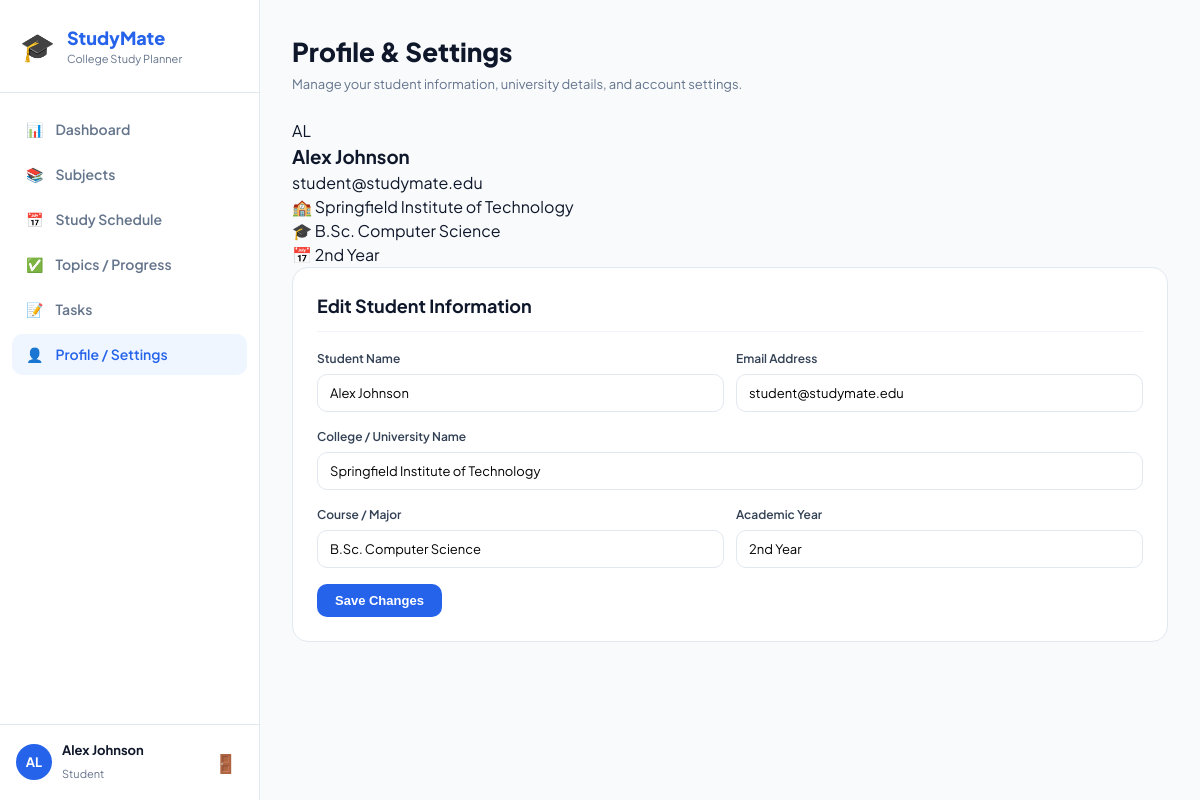
Screenshot of /profile (signed in) with the database file from the repository.
### tables this page shows
CREATE TABLE users (
    id INTEGER PRIMARY KEY AUTOINCREMENT,
    name TEXT NOT NULL,
    email TEXT UNIQUE NOT NULL,
    password TEXT NOT NULL,
    college TEXT DEFAULT 'Springfield Institute of Technology',
    course TEXT DEFAULT 'B.Sc. Computer Science',
    year TEXT DEFAULT '2nd Year',
    created_at TIMESTAMP DEFAULT CURRENT_TIMESTAMP
);

### app.py (the view, shortened to what this page needs)
@app.route("/profile", methods=["GET", "POST"])
def profile():
    if "user_id" not in session:
        return redirect(url_for("login"))
    user_id = session["user_id"]
    conn = get_db_connection()
    user = conn.execute("SELECT * FROM users WHERE id = ?", (user_id,)).fetchone()
    conn.close()
    return render_template("profile.html", user=user)

### app.py (called while the page is built)
def get_db_connection():
    conn = sqlite3.connect(DATABASE)
    conn.row_factory = sqlite3.Row  # Enables access by column name (e.g., row['name'])
    return conn

### templates/profile.html (shortened to what this page needs)
{% extends "base.html" %}
{% block content %}
<div class="page-header">
  <h1>Profile & Settings</h1>
  <p class="subtitle">Manage your student information, university details, and account settings.</p>
</div>
<div class="profile-layout">
  <div class="profile-card">
    <div class="profile-avatar-large">
      {{ user['name'][:2] | upper if user['name'] else 'ST' }}
    </div>
    <h3>{{ user['name'] }}</h3>
    <p class="text-muted">{{ user['email'] }}</p>
    <div class="profile-meta">
      <p>🏫 {{ user['college'] }}</p>
      <p>🎓 {{ user['course'] }}</p>
      <p>📅 {{ user['year'] }}</p>
    </div>
  </div>
  <div class="card profile-form-card">
    <div class="card-header">
      <h2>Edit Student Information</h2>
    </div>
    <form action="{{ url_for('profile') }}" method="POST">
      <div class="form-row">
        <div class="form-group">
          <label for="name">Student Name</label>
          <input type="text" id="name" name="name" value="{{ user['name'] }}" required>
        </div>
        <div class="form-group">
          <label for="email">Email Address</label>
          <input type="email" id="email" name="email" value="{{ user['email'] }}" required>
        </div>
      </div>
      <div class="form-group">
        <label for="college">College / University Name</label>
        <input type="text" id="college" name="college" value="{{ user['college'] }}">
      </div>
      <div class="form-row">
        <div class="form-group">
          <label for="course">Course / Major</label>
          <input type="text" id="course" name="course" value="{{ user['course'] }}">
        </div>
        <div class="form-group">
          <label for="year">Academic Year</label>
          <input type="text" id="year" name="year" value="{{ user['year'] }}">
        </div>
      </div>
      <div class="form-actions">
        <button type="submit" class="btn btn-primary">Save Changes</button>
      </div>
    </form>
  </div>
</div>
{% endblock %}

### templates/base.html (shortened to what this page needs)
<!DOCTYPE html>
<html lang="en">
<head>
  <link rel="stylesheet" href="{{ url_for('static', filename='css/style.css') }}">
</head>
<body>
  <div class="app-layout">
    <aside class="sidebar" id="sidebar">
      <div class="sidebar-brand">
        <span class="brand-icon">🎓</span>
        <div class="brand-info">
          <h2>StudyMate</h2>
          <p>College Study Planner</p>
        </div>
      </div>
      <nav class="sidebar-menu">
        <a href="{{ url_for('dashboard') }}" class="nav-link {% if request.endpoint == 'dashboard' %}active{% endif %}">
          <span class="icon">📊</span>
          <span>Dashboard</span>
        </a>
        <a href="{{ url_for('subjects') }}" class="nav-link {% if request.endpoint == 'subjects' %}active{% endif %}">
          <span class="icon">📚</span>
          <span>Subjects</span>
        </a>
        <a href="{{ url_for('schedule') }}" class="nav-link {% if request.endpoint == 'schedule' %}active{% endif %}">
          <span class="icon">📅</span>
          <span>Study Schedule</span>
        </a>
        <a href="{{ url_for('topics') }}" class="nav-link {% if request.endpoint == 'topics' %}active{% endif %}">
          <span class="icon">✅</span>
          <span>Topics / Progress</span>
        </a>
        <a href="{{ url_for('tasks') }}" class="nav-link {% if request.endpoint == 'tasks' %}active{% endif %}">
          <span class="icon">📝</span>
          <span>Tasks</span>
        </a>
        <a href="{{ url_for('profile') }}" class="nav-link {% if request.endpoint == 'profile' %}active{% endif %}">
          <span class="icon">👤</span>
          <span>Profile / Settings</span>
        </a>
      </nav>
      <div class="sidebar-footer">
        <div class="user-chip">
          <div class="user-avatar">{{ session['user_name'][:2] | upper if session['user_name'] else 'ST' }}</div>
          <div class="user-text">
            <strong>{{ session['user_name'] }}</strong>
            <small>Student</small>
          </div>
        </div>
        <a href="{{ url_for('logout') }}" class="logout-btn" title="Logout">🚪</a>
      </div>
    </aside>
    <main class="main-content">
      {% block content %}{% endblock %}
    </main>
  </div>
</body>
</html>

### static/css/style.css (style rules this page uses)
:root { --primary-blue: #2563eb; --primary-hover: #1d4ed8; --bg-slate: #f8fafc; --surface-white: #ffffff; --border-color: #e2e8f0; --text-dark: #0f172a; --text-muted: #64748b; --success: #10b981; --warning: #f59e0b; --danger: #ef4444; }
* { box-sizing: border-box; margin: 0; padding: 0; }
body { font-family: 'Plus Jakarta Sans', sans-serif; background-color: var(--bg-slate); color: var(--text-dark); line-height: 1.5; -webkit-font-smoothing: antialiased; }
.app-layout { display: flex; min-height: 100vh; }
.sidebar { width: 260px; background: var(--surface-white); border-right: 1px solid var(--border-color); display: flex; flex-direction: column; position: sticky; top: 0; height: 100vh; }
.sidebar-brand { padding: 24px 20px; display: flex; align-items: center; gap: 12px; border-bottom: 1px solid var(--border-color); }
.brand-icon { font-size: 28px; }
.sidebar-brand h2 { font-size: 18px; font-weight: 800; color: var(--primary-blue); }
.sidebar-brand p { font-size: 11px; color: var(--text-muted); }
.sidebar-menu { padding: 16px 12px; display: flex; flex-direction: column; gap: 4px; flex: 1; }
.nav-link { display: flex; align-items: center; gap: 12px; padding: 10px 14px; border-radius: 10px; font-size: 14px; font-weight: 600; color: var(--text-muted); text-decoration: none; transition: all 0.15s ease; }
.nav-link.active { background: #eff6ff; color: var(--primary-blue); }
.sidebar-footer { padding: 16px; border-top: 1px solid var(--border-color); display: flex; align-items: center; justify-content: space-between; }
.user-chip { display: flex; align-items: center; gap: 10px; }
.user-avatar { width: 36px; height: 36px; border-radius: 50%; background: var(--primary-blue); color: white; display: flex; align-items: center; justify-content: center; font-weight: 700; font-size: 13px; }
.user-text strong { display: block; font-size: 13px; color: var(--text-dark); }
.user-text small { font-size: 11px; color: var(--text-muted); }
.logout-btn { text-decoration: none; font-size: 18px; padding: 6px; border-radius: 8px; }
.main-content { flex: 1; padding: 32px; max-width: 1200px; margin: 0 auto; }
.page-header { margin-bottom: 24px; }
.page-header h1 { font-size: 26px; font-weight: 800; }
.subtitle { font-size: 13px; color: var(--text-muted); margin-top: 4px; }
.btn { display: inline-flex; align-items: center; gap: 6px; padding: 9px 18px; border-radius: 10px; font-size: 13px; font-weight: 600; cursor: pointer; border: none; text-decoration: none; transition: background 0.15s ease; }
.btn-primary { background: var(--primary-blue); color: white; }
.card { background: var(--surface-white); border: 1px solid var(--border-color); border-radius: 16px; padding: 24px; margin-bottom: 24px; }
.card-header { display: flex; align-items: center; justify-content: space-between; margin-bottom: 18px; border-bottom: 1px solid #f1f5f9; padding-bottom: 12px; }
.card-header h2 { font-size: 18px; font-weight: 700; }
.form-group { margin-bottom: 16px; }
.form-group label { display: block; font-size: 12px; font-weight: 600; margin-bottom: 6px; color: #334155; }
.form-group input, .form-group select, .form-group textarea { width: 100%; padding: 10px 12px; border: 1px solid var(--border-color); border-radius: 10px; font-size: 13px; font-family: inherit; outline: none; }
.form-row { display: grid; grid-template-columns: 1fr 1fr; gap: 12px; }

### rows the page displays
users: user_name "Alex Johnson", name "AL", name "Alex Johnson", email "student@studymate.edu", college "Springfield Institute of Technology", course "B.Sc. Computer Science", year "2nd Year"

### other values shown
{{ session['user_name'][:2] | upper if session['user_name'] else 'ST' }} "AL"
